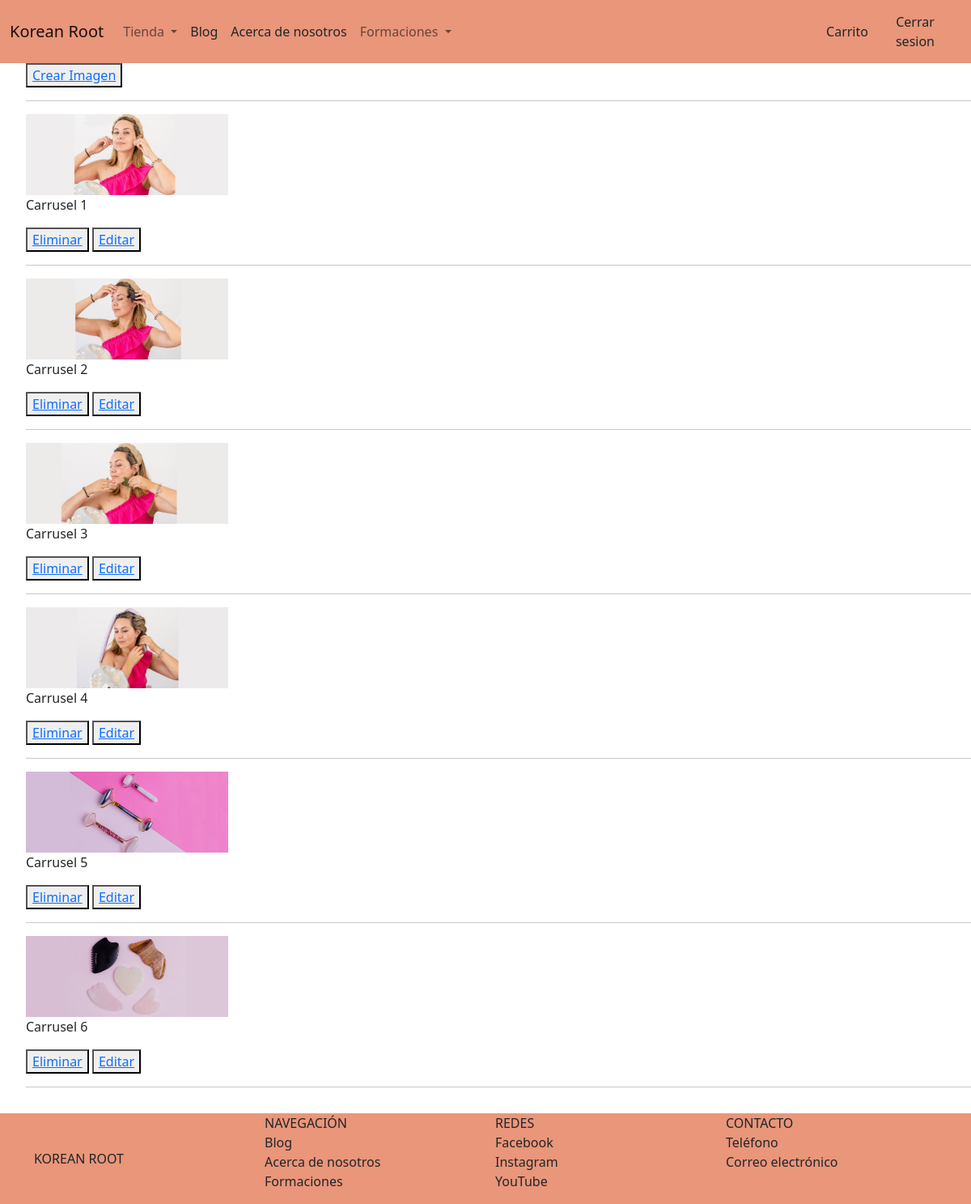
The page /blog/imagenesCarrusel/ (signed in) on the database its author committed.
### AppBlog/models.py (models this page shows, shortened)
class ImagenCarrusel(models.Model):
    titulo = models.CharField(max_length=70)
    texto = models.CharField(max_length=200)
    imagen = models.ImageField(upload_to='carrusel', default=None)

### AppBlog/views.py (the view)
# urls.py: path('imagenesCarrusel/', imagenesCarrusel, name='imagenes_carrusel'),
@staff_member_required
def imagenesCarrusel(request):
    imagenes = ImagenCarrusel.objects.all()
    if imagenes.count() > 0:
        return render(request, 'AppBlog/imagenes_carrusel.html', {'imagenes': imagenes})
    else:
        messages.error(request, 'No hay imagenes en el carrusel')
        return render(request, 'AppBlog/imagenes_carrusel.html', {'imagenes': imagenes})

### AppBlog/templates/AppBlog/imagenes_carrusel.html
{% extends 'AppTienda/padre.html' %}
{% load static %}
{% block contenidoQueCambia %}
    <ul>
        {% if user.is_staff %}
            <button><a href="{% url 'blog:crear_carrusel' %}">Crear Imagen</a></button>
            <hr>
        {% endif %}
        {% for imagen in imagenes %}
            <img src="{{imagen.imagen.url}}" height="100">
            <p>{{imagen.titulo}}</p>
            {% if user.is_staff %}
                <button><a href="{% url 'blog:eliminar_carrusel' id=imagen.id %}">Eliminar</a></button>
                <button><a href="{% url 'blog:editar_carrusel' id=imagen.id %}">Editar</a></button>
            {% endif %}
            <hr>
        {% endfor %}
    </ul>
{% endblock %}

### AppTienda/templates/AppTienda/padre.html (style rules this page uses)
.body { background-color:rgb(255, 255, 255); display: flex; flex-direction: column; min-height: 100vh; }

### rows shown on the page
ImagenCarrusel: imagen (picture), titulo "Carrusel 1"
ImagenCarrusel: imagen (picture), titulo "Carrusel 2"
ImagenCarrusel: imagen (picture), titulo "Carrusel 3"
ImagenCarrusel: imagen (picture), titulo "Carrusel 4"
ImagenCarrusel: imagen (picture), titulo "Carrusel 5"
ImagenCarrusel: imagen (picture), titulo "Carrusel 6"
